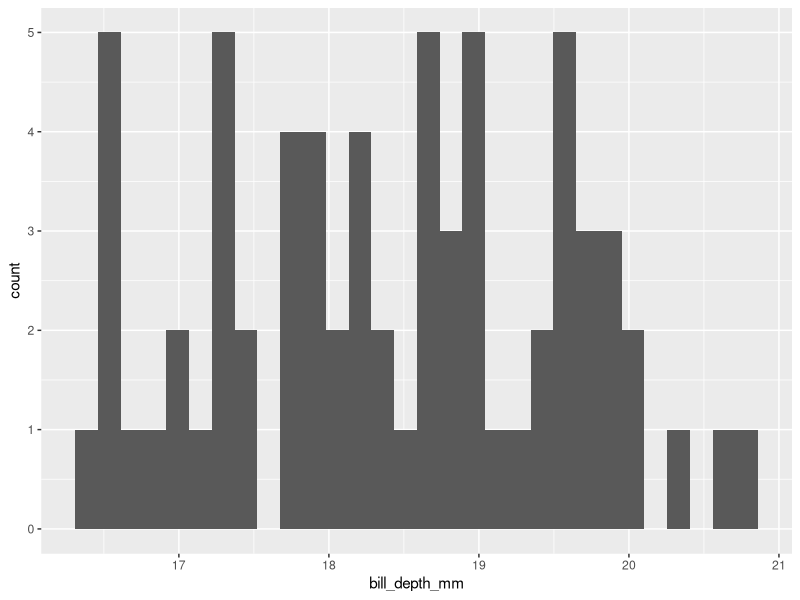
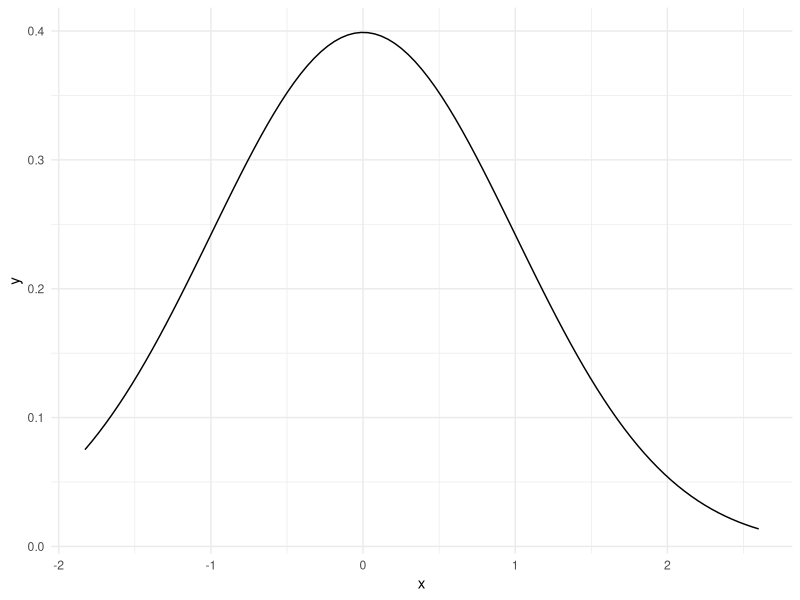
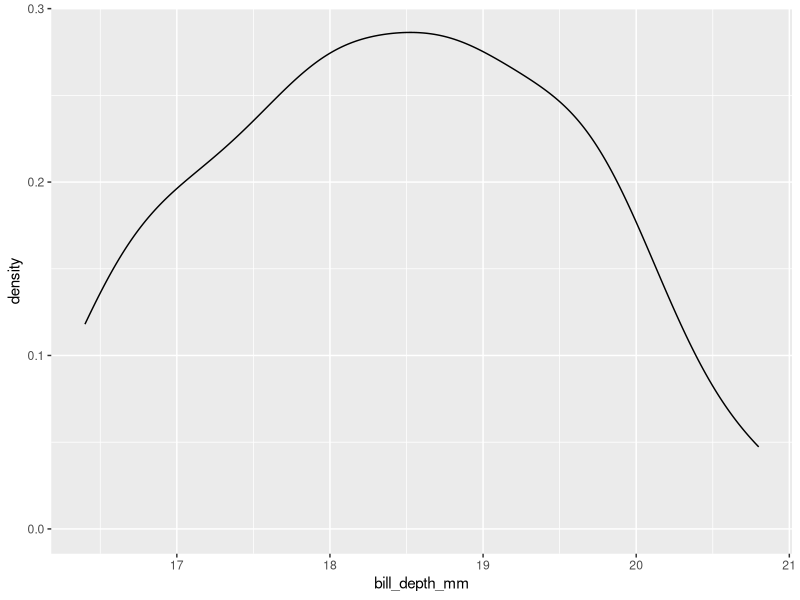
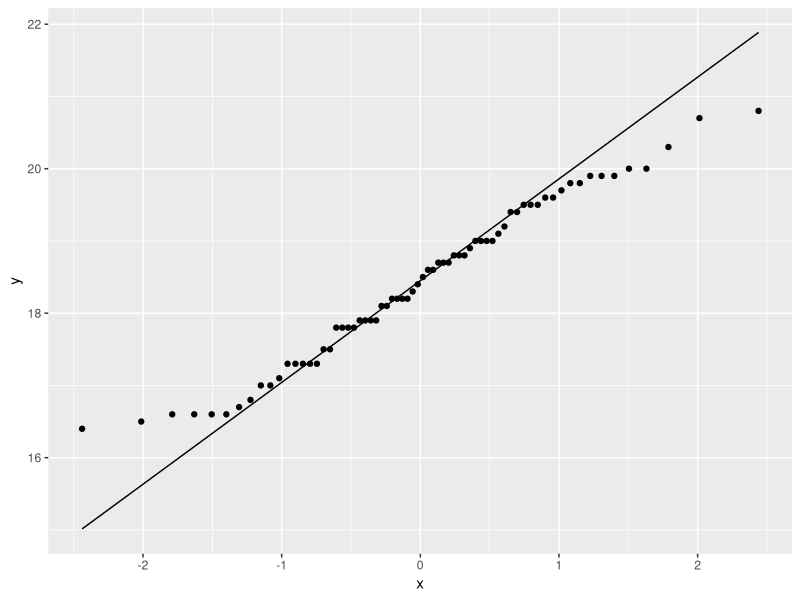
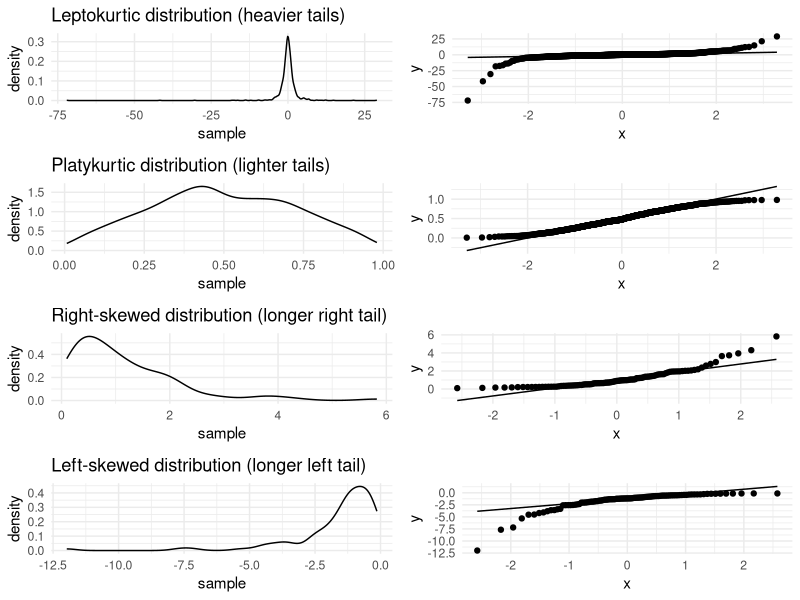

Source code (R) for these figures, in order:
## ---- chunk 1
library(tidyverse)
library(palmerpenguins)
## ---- chunk 2
normal_test_data <- penguins |> 
  filter(species == "Chinstrap") %>% 
  select(bill_depth_mm)
## ---- chunk 3
summary(normal_test_data)
## ---- chunk 4
normal_test_data |> 
  ggplot(aes(x=bill_depth_mm)) +
  geom_histogram()
## ---- chunk 5
data.frame(x = rnorm(100)) %>% 
ggplot(aes(x = x)) +
   stat_function(fun = dnorm, args = list(mean = 0, sd = 1)) +
  theme_minimal()
## ---- chunk 6
normal_test_data |> 
  ggplot(aes(x=bill_depth_mm)) +
  geom_density()
## ---- chunk 7
normal_test_data |> 
  ggplot(aes(sample = bill_depth_mm)) +
  geom_qq() +
  geom_qq_line()
## ---- chunk 8
library(ggplot2)
library(gridExtra)

# Function to create Q-Q plots
create_qq_plot <- function(data, title) {
  ggplot(data.frame(sample = data), aes(sample = sample)) +
    stat_qq() +
    stat_qq_line() +
    ggtitle(title) +
    theme_minimal()
}
# Function to create density-plots
create_dens_plot <- function(data,title){
  ggplot(data.frame(sample=data), aes(x=sample))+
    geom_density() +
    ggtitle(title) +
    theme_minimal()
}

# Generating data for the four scenarios
set.seed(123)

# 1. Leptokurtic distribution (heavy tails)
data_leptokurtic <- rt(1000, df = 2)  # t-distribution with low df for heavier tails

# 2. Platykurtic distribution (lighter tails)
data_platykurtic <- rbeta(1000, 2, 2)  # beta distribution with peak


# 3. Right-skewed distribution
data_right_skewed <- rlnorm(100)  # log-normal distribution

# 4. Left-skewed distribution
data_left_skewed <- -rlnorm(100)  # negative log-normal distribution

# Create the plots
plot1 <- create_qq_plot(data_leptokurtic, "")
plot2 <- create_qq_plot(data_platykurtic, "")
plot3 <- create_qq_plot(data_right_skewed, "")
plot4 <- create_qq_plot(data_left_skewed, "")

plot1d <- create_dens_plot(data_leptokurtic, "Leptokurtic distribution (heavier tails)")
plot2d <- create_dens_plot(data_platykurtic, "Platykurtic distribution (lighter tails)")
plot3d <- create_dens_plot(data_right_skewed, "Right-skewed distribution (longer right tail)")
plot4d <- create_dens_plot(data_left_skewed, "Left-skewed distribution (longer left tail)")

# Display the plots
grid.arrange(plot1d,plot1, plot2d, plot2, plot3d, plot3, plot4d, plot4, ncol = 2)

## ---- chunk 9
library(e1071)
## ---- chunk 10
skewness(normal_test_data$bill_depth_mm, na.rm = TRUE)
## ---- chunk 11
kurtosis(normal_test_data$bill_depth_mm, na.rm = TRUE)
## ---- chunk 12
shapiro.test(normal_test_data$bill_depth_mm) 
## ---- chunk 13
mean <- mean(normal_test_data$bill_depth_mm, na.rm = TRUE)
sd <- sd(normal_test_data$bill_depth_mm, na.rm = TRUE)
ks.test(normal_test_data$bill_depth_mm, "pnorm", mean = mean, sd = sd)
## ---- chunk 14
library(nortest)
lillie.test(normal_test_data$bill_depth_mm)
## ---- chunk 15
ad.test(normal_test_data$bill_depth_mm)
